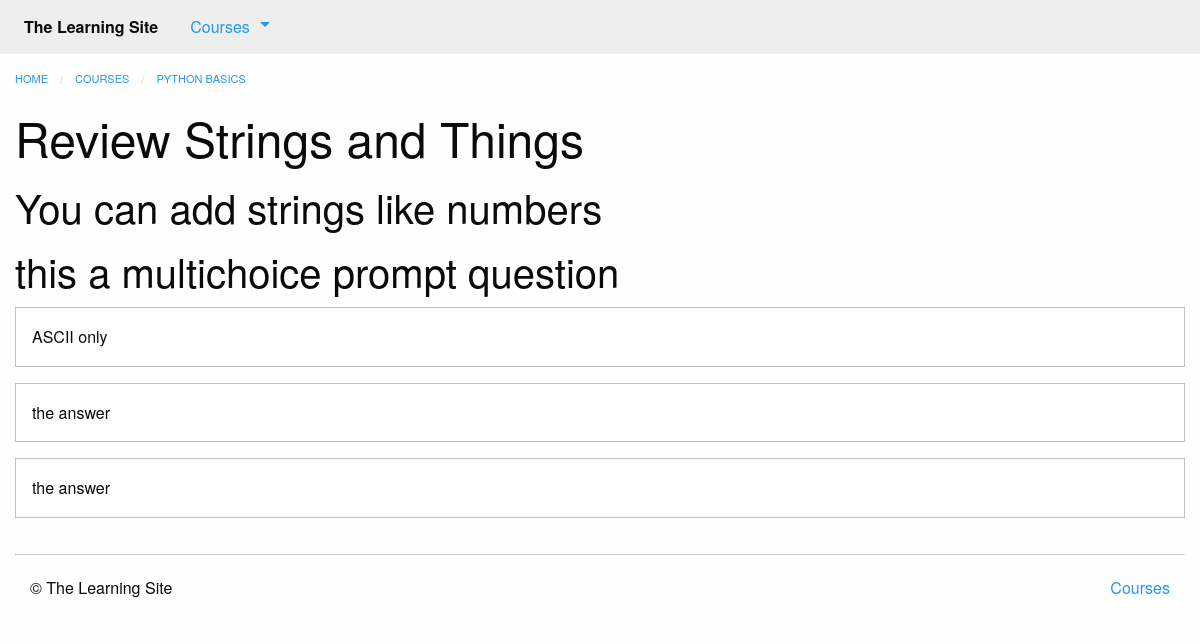
/courses/1/q1/, run on an earlier commit of the app's database.
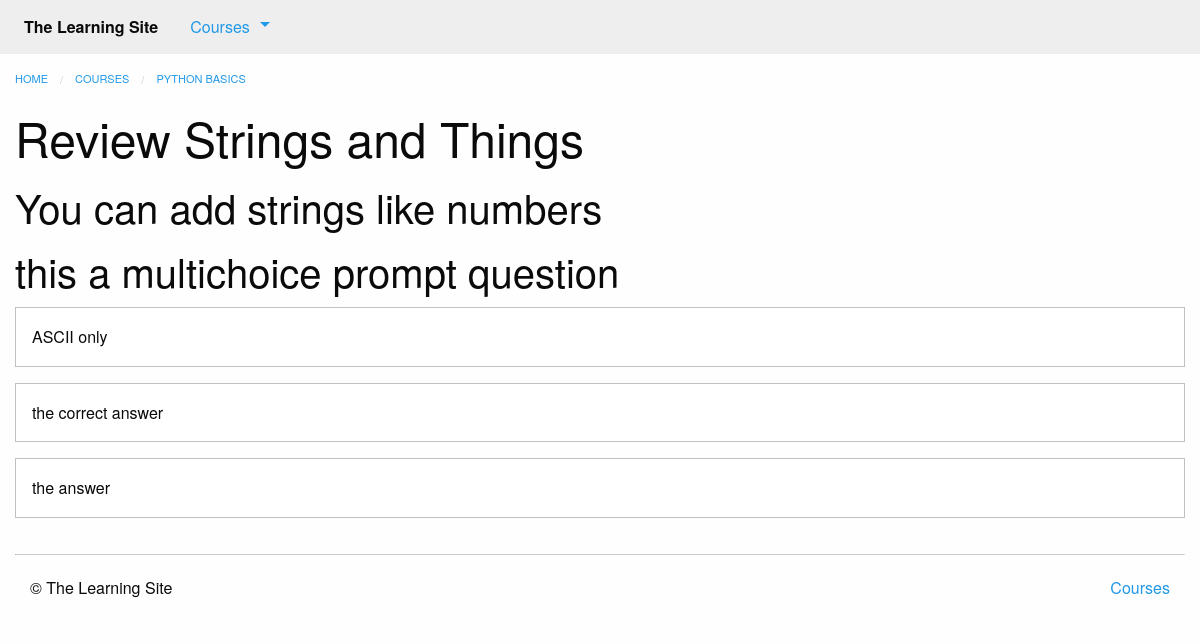
And on a later commit of the database.
### courses/models.py (models this page shows, shortened)
class Answer(models.Model):
    question = models.ForeignKey(Question)
    order = models.IntegerField(default=0)
    text = models.CharField(max_length=255)
    correct = models.BooleanField(default=False)
    class Meta:
        ordering = ['order', ]

### courses/views.py (the view)
# urls.py: url(r'(?P<course_pk>\d+)/q(?P<step_pk>\d+)/$', views.quiz_detail, name='quiz'),
def quiz_detail(request, course_pk, step_pk):
    step = get_object_or_404(models.Quiz, course_id=course_pk, pk=step_pk)
    return render(request, 'courses/quiz_detail.html', {'step': step})

### courses/templatetags/course_extras.py (called while the page is built)
@register.inclusion_tag('courses/course_nav.html')
def nav_courses_list():
    courses = Course.objects.all()[:5]
    return {'courses': courses}

### courses/templates/courses/quiz_detail.html (shortened to what this page needs)
{% extends "courses/layout.html" %}
{% load course_extras %}
{% block breadcrumbs %}
    <li><a href="{% url 'courses:detail' pk=step.course.pk %}">{{ step.course.title }}</a></li>
{% endblock %}
{% block content %}
    <div class="row columns">
        <article>
            {{ block.super }}
            <h1>{{ step.title }}</h1>
            <ul class="no-bullet">
                {% for question in step.question_set.all %}
                    <li>
                        <h2>{{ question.prompt }}</h2>
                        {% for answer in question.answer_set.all %}
                            <div class="callout">
                                {{ answer.text }}
                            </div>
                        {% endfor %}
                    </li>
                {% endfor %}
            </ul>
        </article>
    </div>
{% endblock %}

What changed in the data, as far as the page shows it:
changed Answer: text "the answer" → "the correct answer"
